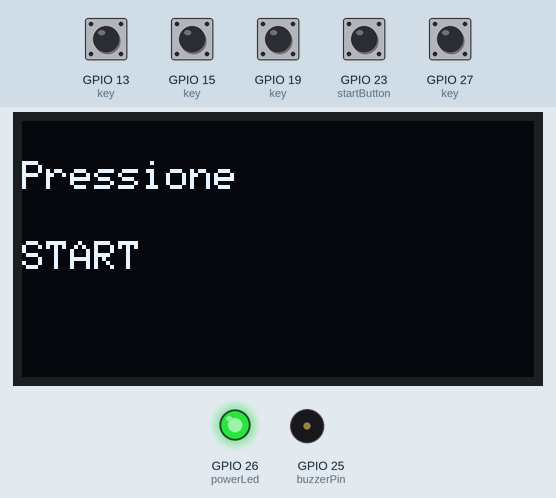
Recording of a program running on a simulated ESP32. Parts: 128×64 one-colour display, output pins drawn as LEDs (lit = HIGH), buzzer (waves = sounding). The inputs (shaded band) are chosen by the test bench; at power-on: GPIO 13 (key), GPIO 15 (key), GPIO 19 (key), GPIO 23 (startButton), GPIO 27 (key) HIGH. Random numbers use the default seed unless the program sets one; pins used as bus, display or sensor lines are not drawn; what the program prints to the serial monitor is not drawn.

Above: at 3.6 s.
3.7 s: GPIO 23 (startButton) pulled LOW for 0.15 s
At 6.5 s:
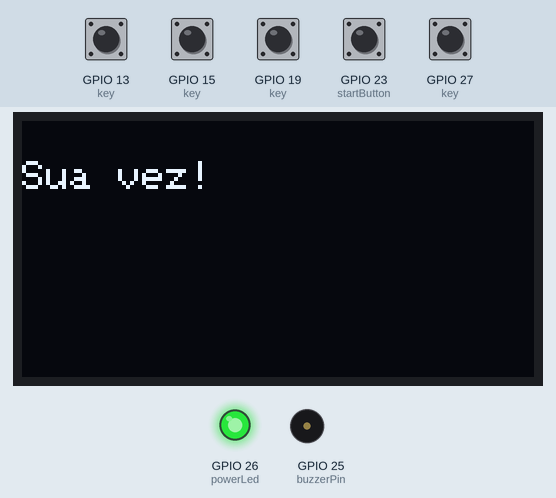
6.8 s: GPIO 15 (key) pulled LOW for 0.15 s
At 8.4 s:
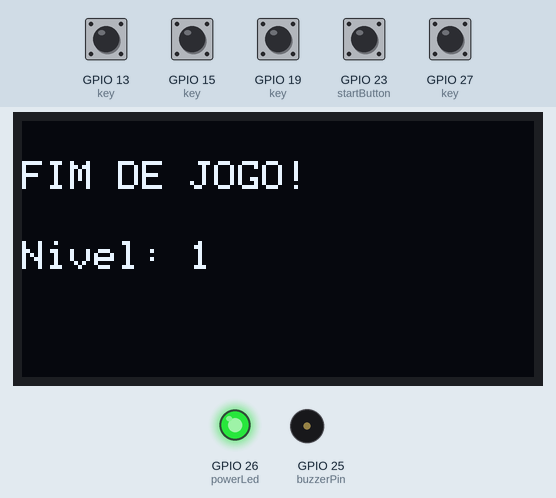
9.9 s: GPIO 23 (startButton) pulled LOW for 1 s
At 11.1 s:
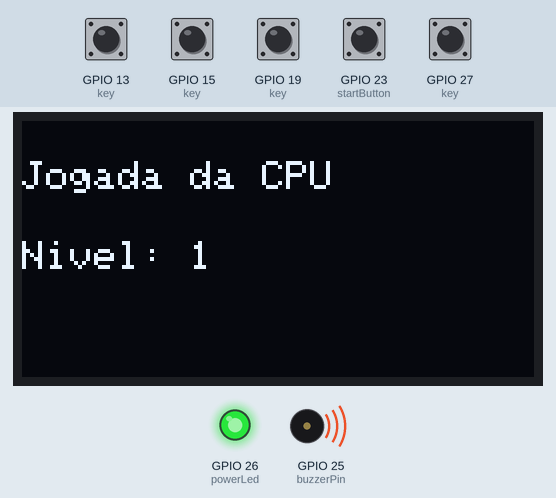
13.3 s: GPIO 15 (key) pulled LOW for 1 s
At 13.83 s:
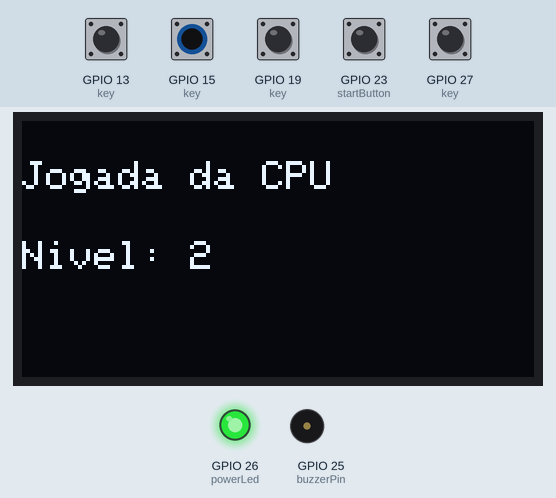
Timing chart, 0 to 17.6 s (numbered marks = the images above; inputs shaded):
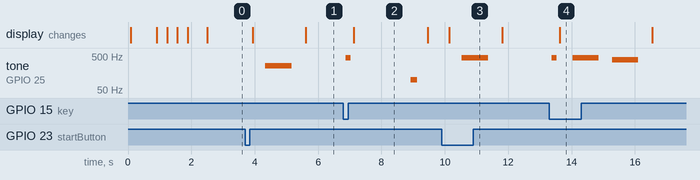

The program:

main.cpp
```cpp
#include <Vector.h>
#include <Wire.h>
#include <Adafruit_GFX.h>
#include <Adafruit_SSD1306.h>

#define SCREEN_WIDTH 128
#define SCREEN_HEIGHT 64
#define OLED_RESET    -1
#define SCREEN_ADDRESS 0x3C

Adafruit_SSD1306 display(SCREEN_WIDTH, SCREEN_HEIGHT, &Wire, OLED_RESET);

struct keys {
  int toneFreq;
  String color;
  int ledPin;
  int keyPin;
};

keys key[4] = {
  {261, "yellow", 12, 13},
  {440, "blue", 4, 15},
  {329, "red", 16, 19},
  {392, "green", 14, 27}
};

const int MAX_STEPS = 20;
int stepArray[MAX_STEPS];
typedef Vector<int> stepVector;
stepVector stepSequence;

const int startButton = 23;
const int buzzerPin = 25;
const int powerLed = 26;

const float BASE_FREQ = 1.2;      // Hz
const float FREQ_INCREMENT = 0.2; // Hz
const int FREQ_UPDATE_EVERY = 5;  // A cada 5 acertos
const int MAX_LEVEL = 20;

enum GameState { AGUARDANDO_START, JOGANDO, GAME_OVER };
GameState gameState = AGUARDANDO_START;

int level = 1;

void showMessage(String line1, String line2 = "", int delayTime = 500) {
  display.clearDisplay();
  display.setTextSize(1); // Texto uniforme
  display.setTextColor(SSD1306_WHITE);
  display.setCursor(0, 10);
  display.println(line1);
  if (line2 != "") {
    display.setCursor(0, 30);
    display.println(line2);
  }
  display.display();
  delay(delayTime);
}

void playStepDynamic(int k, int tempo_ms) {
  digitalWrite(key[k].ledPin, HIGH);
  tone(buzzerPin, key[k].toneFreq);
  delay(tempo_ms);
  digitalWrite(key[k].ledPin, LOW);
  noTone(buzzerPin);
  delay(tempo_ms / 2);
}

void storeSequence(int k) {
  stepSequence.push_back(k);
  Serial.print("blinks: ");
  Serial.println(stepSequence.size());
  level = stepSequence.size(); // Atualiza o nível atual
}

int generateRandomStep() {
  return random(0, 4);
}

float calculateFrequency() {
  int progress = (level - 1) / FREQ_UPDATE_EVERY;
  float newFreq = BASE_FREQ + FREQ_INCREMENT * progress;
  if (level > MAX_LEVEL) newFreq = BASE_FREQ + FREQ_INCREMENT * ((MAX_LEVEL - 1) / FREQ_UPDATE_EVERY);
  return newFreq;
}

void computerPlay() {
  float freq = calculateFrequency();
  int tempo_ms = (int)(1000.0 / freq);

  showMessage("Jogada da CPU", "Nivel: " + String(level), 400);

  for (int i : stepSequence) {
    playStepDynamic(i, tempo_ms);
  }
}

bool compareSequence() {
  showMessage("Sua vez!", "", 300);
  for (int i = 0; i < stepSequence.size(); i++) {
    unsigned long startTime = millis();
    while (millis() - startTime < 5000) {
      for (int j = 0; j < 4; j++) {
        if (!digitalRead(key[j].keyPin)) {
          delay(80);
          if (!digitalRead(key[j].keyPin)) {
            playStepDynamic(j, 150);
            if (j != stepSequence[i]) {
              return false;
            }
            goto NEXT_STEP;
          }
        }
      }
    }
    showMessage("Tempo Esgotado!", "", 1000);
    return false;

    NEXT_STEP:
    continue;
  }
  return true;
}

void notifyGameOver() {
  showMessage("FIM DE JOGO!", "Nivel: " + String(level), 1000);
  Serial.println("END GAME...RESTARTING");

  for (int i = 0; i < 4; i++) {
    digitalWrite(key[i].ledPin, HIGH);
    delay(100);
    digitalWrite(key[i].ledPin, LOW);
    delay(100);
  }
  tone(buzzerPin, 100, 200);
  delay(500);
}

void showStartupAnimation() {
  for (int i = 3; i >= 1; i--) {
    showMessage("Iniciando em", String(i), 300);
  }
  showMessage("Vamos jogar!", "", 600);
}

void setup() {
  stepSequence.setStorage(stepArray);
  Serial.begin(115200);
  Wire.begin(21, 22);
  Wire.setClock(400000); // I2C rápido

  if (!display.begin(SSD1306_SWITCHCAPVCC, SCREEN_ADDRESS)) {
    Serial.println(F("SSD1306 allocation failed"));
    for (;;);
  }

  display.clearDisplay();
  display.display();

  pinMode(startButton, INPUT_PULLUP);
  pinMode(buzzerPin, OUTPUT);
  pinMode(powerLed, OUTPUT);
  digitalWrite(powerLed, HIGH);

  for (int i = 0; i < 4; i++) {
    pinMode(key[i].keyPin, INPUT_PULLUP);
    pinMode(key[i].ledPin, OUTPUT);
  }

  randomSeed(analogRead(34));

  showMessage("Genius Game", "", 800);
  showStartupAnimation();
}

void loop() {
  switch (gameState) {
    case AGUARDANDO_START: {
      showMessage("Pressione", "START", 400);

      while (digitalRead(startButton)) {
        delay(50);
      }
      delay(200); // debounce

      stepSequence.clear();
      level = 1;
      storeSequence(generateRandomStep());
      gameState = JOGANDO;
      break;
    }

    case JOGANDO: {
      computerPlay();
      if (!compareSequence()) {
        gameState = GAME_OVER;
      } else {
        storeSequence(generateRandomStep());
      }
      break;
    }

    case GAME_OVER: {
      notifyGameOver();
      gameState = AGUARDANDO_START;
      break;
    }
  }
}
```

Measured:
- after the input at 3.7 s, tone on GPIO 25 (buzzerPin): silent → 261 Hz after 0.64 s, → silent 0.83 s later; the display: first changes after 0.24 s (image 1 shows a later state)
- after the input at 6.8 s, tone on GPIO 25 (buzzerPin): silent → 440 Hz after 0.08 s, → silent 0.15 s later, → 100 Hz 1.9 s later, → silent 0.20 s later; the display: changes after 0.33 s (image 2)
- after the input at 9.9 s, tone on GPIO 25 (buzzerPin): silent → 440 Hz after 0.63 s, → silent 0.83 s later; the display: changes after 0.23 s (image 3)
- what the display in image 2 shows lasts 2.4 s, from 7.1 s to 9.5 s
